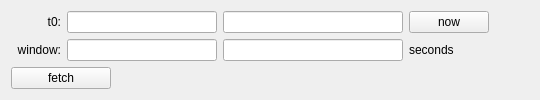
           <widget class="QWidget" name="windowTab">
            <property name="layoutDirection">
             <enum>Qt::LeftToRight</enum>
            </property>
            <property name="styleSheet">
             <string notr="true"/>
            </property>
            <attribute name="title">
             <string>window</string>
            </attribute>
            <layout class="QVBoxLayout" name="verticalLayout_12">
             <item>
              <layout class="QHBoxLayout" name="horizontalLayout_12">
               <item>
                <layout class="QFormLayout" name="formLayout_4">
                 <property name="fieldGrowthPolicy">
                  <enum>QFormLayout::AllNonFixedFieldsGrow</enum>
                 </property>
                 <property name="labelAlignment">
                  <set>Qt::AlignRight|Qt::AlignTrailing|Qt::AlignVCenter</set>
                 </property>
                 <item row="0" column="0">
                  <widget class="QLabel" name="label_3">
                   <property name="sizePolicy">
                    <sizepolicy hsizetype="Fixed" vsizetype="Preferred">
                     <horstretch>0</horstretch>
                     <verstretch>0</verstretch>
                    </sizepolicy>
                   </property>
                   <property name="minimumSize">
                    <size>
                     <width>50</width>
                     <height>0</height>
                    </size>
                   </property>
                   <property name="text">
                    <string>t0:</string>
                   </property>
                   <property name="alignment">
                    <set>Qt::AlignRight|Qt::AlignTrailing|Qt::AlignVCenter</set>
                   </property>
                  </widget>
                 </item>
                 <item row="0" column="1">
                  <layout class="QHBoxLayout" name="horizontalLayout_13">
                   <item>
                    <widget class="QLineEdit" name="entryT0GPS">
                     <property name="sizePolicy">
                      <sizepolicy hsizetype="Fixed" vsizetype="Fixed">
                       <horstretch>0</horstretch>
                       <verstretch>0</verstretch>
                      </sizepolicy>
                     </property>
                     <property name="minimumSize">
                      <size>
                       <width>150</width>
                       <height>0</height>
                      </size>
                     </property>
                     <property name="toolTip">
                      <string>t0 GPS</string>
                     </property>
                    </widget>
                   </item>
                   <item>
                    <widget class="QLineEdit" name="entryT0Greg">
                     <property name="sizePolicy">
                      <sizepolicy hsizetype="Minimum" vsizetype="Fixed">
                       <horstretch>0</horstretch>
                       <verstretch>0</verstretch>
                      </sizepolicy>
                     </property>
                     <property name="minimumSize">
                      <size>
                       <width>180</width>
                       <height>0</height>
                      </size>
                     </property>
                     <property name="toolTip">
                      <string>t0 Gregorian (can be natural language (e.g. '1 day ago'))</string>
                     </property>
                    </widget>
                   </item>
                   <item>
                    <widget class="QPushButton" name="buttonT0Now">
                     <property name="sizePolicy">
                      <sizepolicy hsizetype="Fixed" vsizetype="Fixed">
                       <horstretch>0</horstretch>
                       <verstretch>0</verstretch>
                      </sizepolicy>
                     </property>
                     <property name="minimumSize">
                      <size>
                       <width>0</width>
                       <height>0</height>
                      </size>
                     </property>
                     <property name="toolTip">
                      <string>set t0 to &quot;now&quot;</string>
                     </property>
                     <property name="text">
                      <string>now</string>
                     </property>
                    </widget>
                   </item>
                  </layout>
                 </item>
                 <item row="1" column="0">
                  <widget class="QLabel" name="label_4">
                   <property name="sizePolicy">
                    <sizepolicy hsizetype="Fixed" vsizetype="Preferred">
                     <horstretch>0</horstretch>
                     <verstretch>0</verstretch>
                    </sizepolicy>
                   </property>
                   <property name="minimumSize">
                    <size>
                     <width>50</width>
                     <height>0</height>
                    </size>
                   </property>
                   <property name="text">
                    <string>window:</string>
                   </property>
                   <property name="alignment">
                    <set>Qt::AlignRight|Qt::AlignTrailing|Qt::AlignVCenter</set>
                   </property>
                  </widget>
                 </item>
                 <item row="1" column="1">
                  <layout class="QHBoxLayout" name="horizontalLayout_14">
                   <item>
                    <widget class="QLineEdit" name="entryWindowStart">
                     <property name="sizePolicy">
                      <sizepolicy hsizetype="Fixed" vsizetype="Fixed">
                       <horstretch>0</horstretch>
                       <verstretch>0</verstretch>
                      </sizepolicy>
                     </property>
                     <property name="minimumSize">
                      <size>
                       <width>150</width>
                       <height>0</height>
                      </size>
                     </property>
                     <property name="toolTip">
                      <string>time window minimum, in seconds</string>
                     </property>
                    </widget>
                   </item>
                   <item>
                    <widget class="QLineEdit" name="entryWindowEnd">
                     <property name="sizePolicy">
                      <sizepolicy hsizetype="Minimum" vsizetype="Fixed">
                       <horstretch>0</horstretch>
                       <verstretch>0</verstretch>
                      </sizepolicy>
                     </property>
                     <property name="minimumSize">
                      <size>
                       <width>180</width>
                       <height>0</height>
                      </size>
                     </property>
                     <property name="toolTip">
                      <string>time window maximum, in seconds</string>
                     </property>
                    </widget>
                   </item>
                   <item>
                    <widget class="QLabel" name="label_5">
                     <property name="text">
                      <string>seconds</string>
                     </property>
                    </widget>
                   </item>
                  </layout>
                 </item>
                </layout>
               </item>
               <item>
                <spacer name="horizontalSpacer_11">
                 <property name="orientation">
                  <enum>Qt::Horizontal</enum>
                 </property>
                 <property name="sizeHint" stdset="0">
                  <size>
                   <width>40</width>
                   <height>20</height>
                  </size>
                 </property>
                </spacer>
               </item>
              </layout>
             </item>
             <item>
              <widget class="QPushButton" name="fetchButton1">
               <property name="enabled">
                <bool>true</bool>
               </property>
               <property name="sizePolicy">
                <sizepolicy hsizetype="Fixed" vsizetype="Fixed">
                 <horstretch>0</horstretch>
                 <verstretch>0</verstretch>
                </sizepolicy>
               </property>
               <property name="minimumSize">
                <size>
                 <width>100</width>
                 <height>0</height>
                </size>
               </property>
               <property name="toolTip">
                <string>fetch offline data (shift click to force fetch)</string>
               </property>
               <property name="text">
                <string>fetch</string>
               </property>
              </widget>
             </item>
            </layout>
           </widget>
